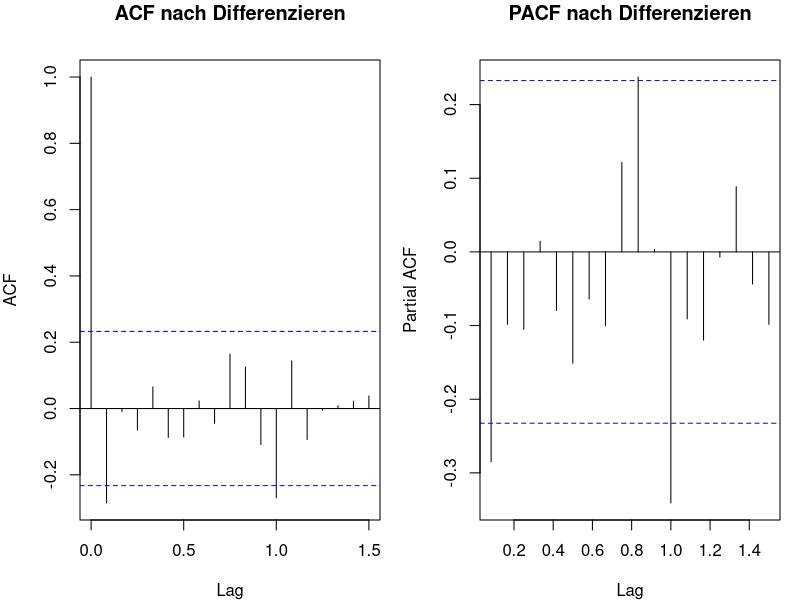
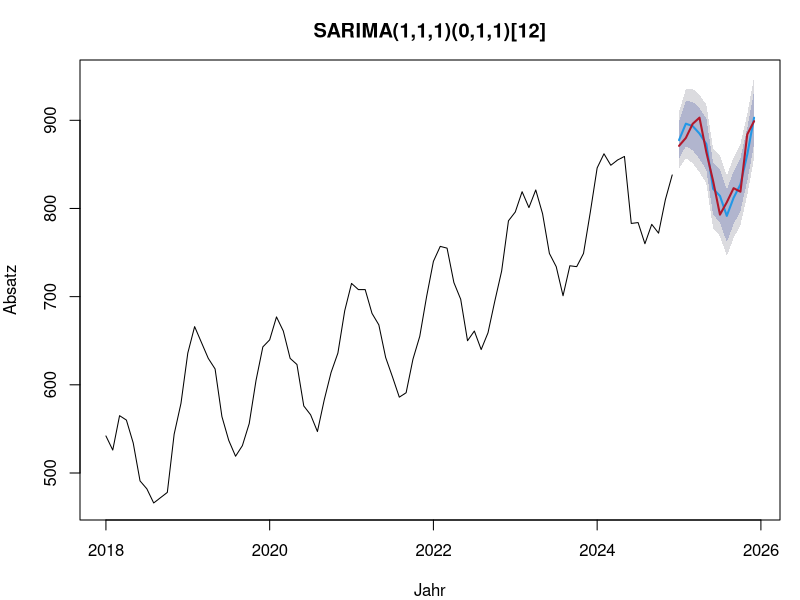
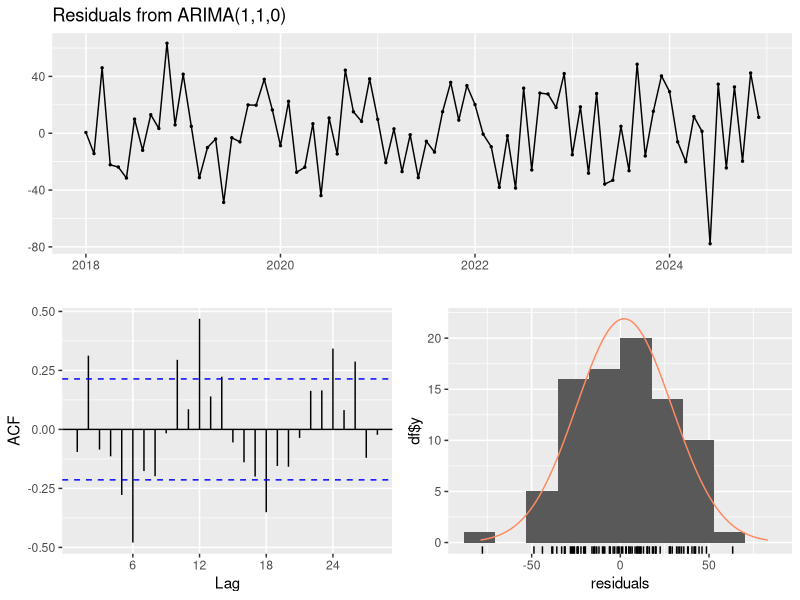

These figures' R source, in order:
## ---- chunk 1
#| label: setup-r
#| include: false
library(forecast)

set.seed(2026)

monate <- 96
t <- 1:monate
absatz <- ts(round(500 + 4 * t + 60 * sin(2 * pi * t / 12) +
                     25 * cos(2 * pi * t / 12) + arima.sim(list(ar = 0.6), monate) * 15),
             start = c(2018, 1), frequency = 12)

training <- window(absatz, end = c(2024, 12))
test <- window(absatz, start = c(2025, 1))
## ---- chunk 2
#| label: fig-voraussetzungen-arima-r
#| fig-cap: "Korrelogramme nach gewöhnlichem und saisonalem Differenzieren."
#| fig-height: 3.6
stationaer <- diff(diff(training, lag = 12))

par(mfrow = c(1, 2), mar = c(4, 4, 3, 1))
acf(stationaer, main = "ACF nach Differenzieren")
pacf(stationaer, main = "PACF nach Differenzieren")
par(mfrow = c(1, 1))

round(c(d = forecast::ndiffs(training),
        D = forecast::nsdiffs(training)), 0)
## ---- chunk 3
#| label: durchfuehrung-arima-r
modell <- Arima(training, order = c(1, 1, 1), seasonal = c(0, 1, 1))

summary(modell)
## ---- chunk 4
#| label: szenario-a-arima-r
kandidaten <- list(
  "(0,1,1)(0,1,1)" = c(0, 1, 1),
  "(1,1,0)(0,1,1)" = c(1, 1, 0),
  "(1,1,1)(0,1,1)" = c(1, 1, 1),
  "(2,1,2)(0,1,1)" = c(2, 1, 2)
)

for (name in names(kandidaten)) {
  m <- Arima(training, order = kandidaten[[name]], seasonal = c(0, 1, 1))
  cat(sprintf("%-16s AICc = %8.2f | BIC = %8.2f\n", name, m$aicc, m$bic))
}

automatisch <- auto.arima(training, stepwise = FALSE, approximation = FALSE)
automatisch
## ---- chunk 5
#| label: fig-szenario-b-arima-r
#| fig-cap: "Prognose des SARIMA-Modells mit Intervall, dazu die tatsächlichen Werte."
prognose <- forecast(modell, h = 12)

plot(prognose, ylab = "Absatz", xlab = "Jahr", main = "SARIMA(1,1,1)(0,1,1)[12]")
lines(test, col = "#b2182b", lwd = 2)

naiv <- snaive(training, h = 12)
hw <- hw(training, h = 12, seasonal = "additive")

round(rbind(
  sarima = accuracy(prognose, test)["Test set", c("RMSE", "MAE", "MAPE")],
  holt_winters = accuracy(hw, test)["Test set", c("RMSE", "MAE", "MAPE")],
  naiv_saisonal = accuracy(naiv, test)["Test set", c("RMSE", "MAE", "MAPE")]
), 2)
## ---- chunk 6
#| label: fig-szenario-c-arima-r
#| fig-cap: "Residuendiagnostik eines Modells ohne saisonale Anteile: die ACF zeigt Spitzen bei Vielfachen von zwölf."
#| fig-height: 4
zu_einfach <- Arima(training, order = c(1, 1, 0))

checkresiduals(zu_einfach)
## ---- chunk 7
#| label: szenario-d-arima-r
fehler_rollierend <- tsCV(absatz, forecastfunction = function(x, h) {
  forecast(Arima(x, order = c(1, 1, 1), seasonal = c(0, 1, 1)), h = h)
}, h = 6, initial = 60)

round(c(RMSE_rollierend = sqrt(mean(fehler_rollierend^2, na.rm = TRUE)),
        RMSE_einmalig = accuracy(prognose, test)["Test set", "RMSE"]), 2)
